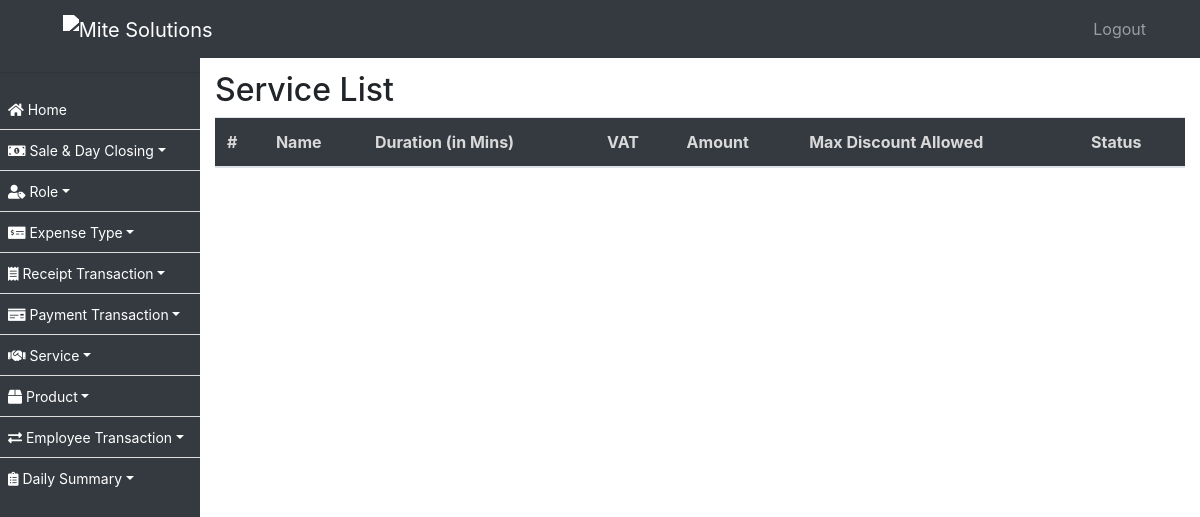
Before: /service/ with the older database file.
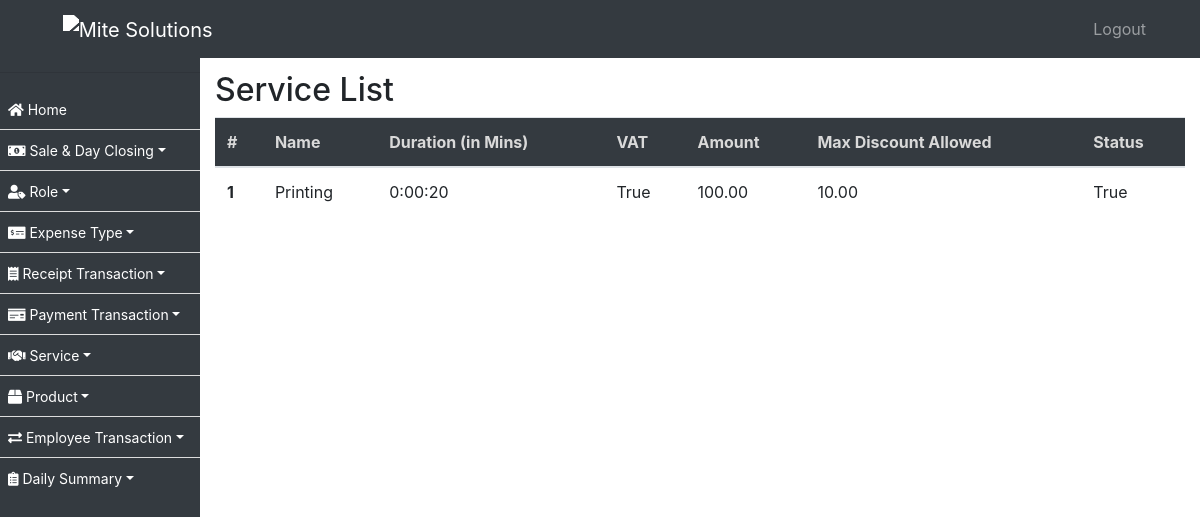
After: the same page with the newer database file.
### ezshopapp/models.py (models this page shows, shortened)
class Service(models.Model):
    name = models.CharField(max_length=255)
    duration = models.DurationField()
    vat = models.BooleanField(default=False)
    amount = models.DecimalField(max_digits=10, decimal_places=2)
    max_discount_allowed = models.DecimalField(max_digits=10, decimal_places=2)
    status = models.BooleanField(default=True)
    created_on = models.DateTimeField(auto_now_add=True, null=True)

### ezshopapp/views.py (the view)
# urls.py: path('service/', ServiceListView.as_view(), name='service_list'),
class ServiceListView(ListView):
    model = Service
    template_name = 'service_list.html'

### ezshopapp/templates/service_list.html (shortened to what this page needs)
{% extends 'base.html' %}
{% block content %}
  <h2>Service List</h2>
  <table class="table">
    <thead>
      <tr>
        <th scope="col">#</th>
        <th scope="col">Name</th>
        <th scope="col">Duration (in Mins)</th>
        <th scope="col">VAT</th>
        <th scope="col">Amount</th>
        <th scope="col">Max Discount Allowed</th>
        <th scope="col">Status</th>
      </tr>
    </thead>
    <tbody>
      {% for service in object_list %}
        <tr>
          <th scope="row">{{ forloop.counter }}</th>
          <td>{{ service.name }}</td>
          <td>{{ service.duration }}</td>
          <td>{{ service.vat }}</td>
          <td>{{ service.amount }}</td>
          <td>{{ service.max_discount_allowed }}</td>
          <td>{{ service.status }}</td>
        </tr>
      {% endfor %}
    </tbody>
  </table>
{% endblock %}

Changed rows visible on the page:
added Service: name "Printing", duration "0:00:20", vat "True", amount "100.00", max_discount_allowed "10.00", status "True"
